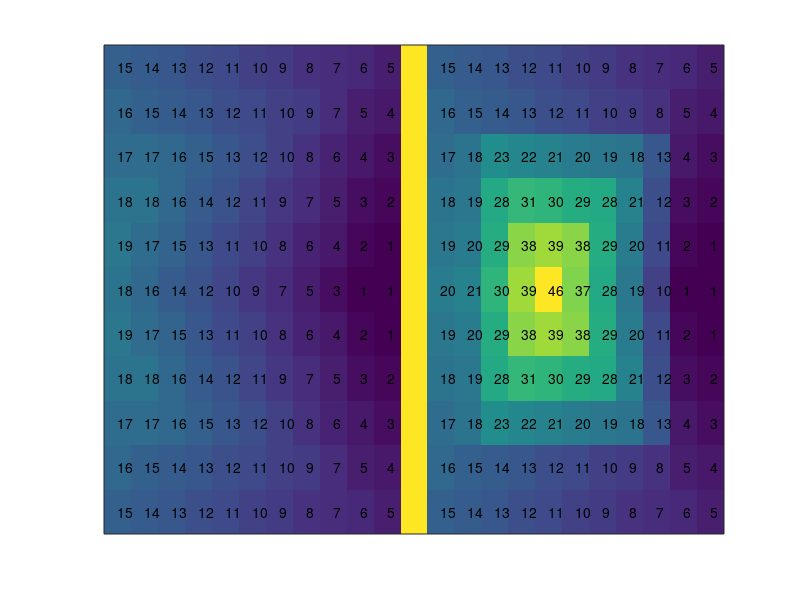

Source code (MATLAB):
clear;
load values_classic v_nominal v_robust;

storm_state = 1;

vn = squeeze(v_nominal(storm_state, :, :));
vr = squeeze(v_robust(storm_state, :, :));
imagesc([vn ones(11, 1) * max(vr(:)) vr]);
set(gca, 'xtick', []);
set(gca, 'ytick', []);
for i = 1:11
    for j = 1:11
        text(j, i, sprintf('%d', round(vn(i, j))));
        text(j + 12, i, sprintf('%d', round(vr(i, j))));
    end;
end;
